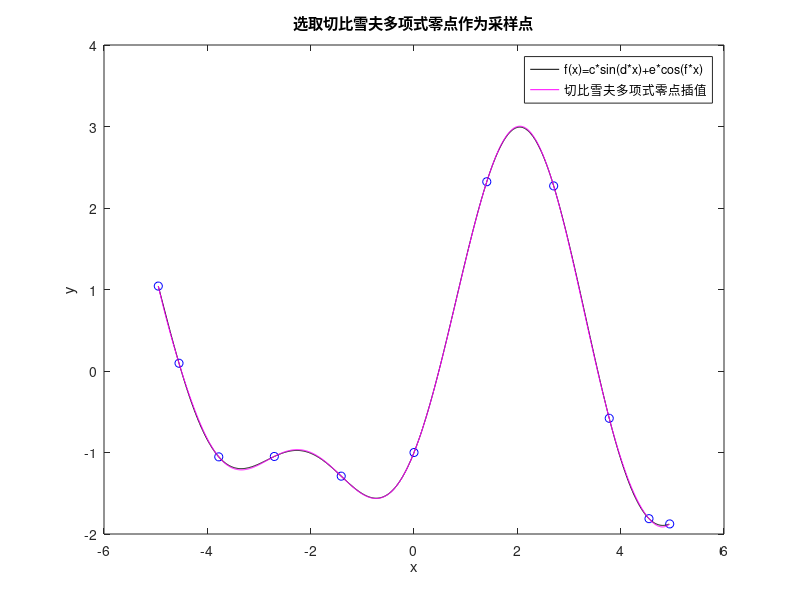

The MATLAB script that drew this image:
clc
clear
close

%% 初始化参数
a = -5;                     % 左边界
b = 5;                      % 右边界
c = 2;
d = 0.8;
e = -1;
f = 1.5;
n = b-a+1;                  % 设定切比雪夫点的个数
xi = a:1:b;
for i=0:n-1                 % 选取切比雪夫点
    xi(i+1) = -b*cos((2*i+1)*pi/(n*2));
end
yi = c*sin(d*xi)+e*cos(f*xi);   % 准确的函数值
plot(xi,yi,'bo');           % 绘制散点图
hold on
xlabel('x')
ylabel('y')
title('选取切比雪夫多项式零点作为采样点')
hold on
resX0 = xi(1):0.01:xi(end);
resY0 = c*sin(d*resX0)+e*cos(f*resX0);
h0 = plot(resX0,resY0,'k');
hold on

%% 范德蒙德多项式插值
A = vander(xi);             % 利用范德蒙德矩阵生成插值多项式系数矩阵
resY1 = yi';
B = [A,resY1];              % 生成增广矩阵
C = rref(B);                % 化简，解方程组
D = C(:,end);
resX1 = xi(1):0.01:xi(end); % 绘制拟合曲线
resY1 = polyval(D,resX1);   % 写出拟合曲线方程
h1 = plot(resX1,resY1,'m');
hold on
legend([h0,h1],'f(x)=c*sin(d*x)+e*cos(f*x)','切比雪夫多项式零点插值')

%% 计算平均误差
m = 20;                     % 实验点的个数
testxi = linspace(a+1,b-1,m);   % 在[a,b]之间共取m个实验点
testyi = c*sin(d*testxi)+e*cos(f*testxi);
testlen = length(testxi);
testY1 = polyval(D,testxi);
testerror = testyi-testY1;
% disp(testerror1);
Aver_error = 0;             % 平均误差
for i=1:testlen
    Aver_error = Aver_error+abs(testerror(i));
end
Aver_error = Aver_error/testlen;
disp(Aver_error);